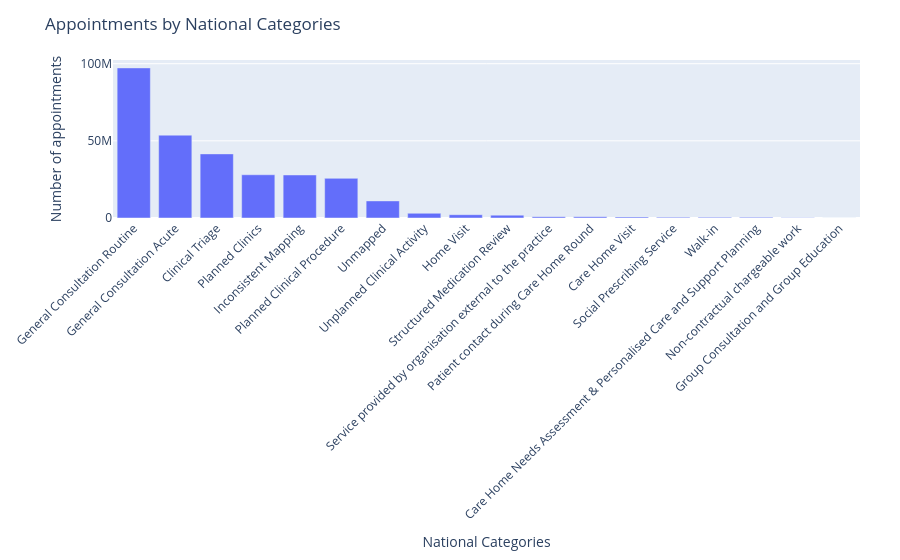

Write notebook code for a chart like this one.
### Code cell
#create a histogram to show the distribution of national categories with highest number of records
#subset with national categories and count of appointments
nc_grouped_nc = nc.groupby('national_category')['count_of_appointments'].sum().reset_index()

# create plotly figure
fig = px.bar( nc_grouped_nc.sort_values(by='count_of_appointments', ascending=False),
    x='national_category',
    y='count_of_appointments',
    title='Appointments by National Categories',
    labels={'national_category':'National Categories',
            'count_of_appointments':'Number of appointments'})

fig.update_layout(xaxis_tickangle=-45,
    height=1000,
    margin=dict(l=40, r=40, t=60, b=120))

### Figure 1 — Plotly figure (JSON) as saved in the notebook; plotly's stock layout.template omitted (floating-point values rounded to 4 significant figures)
{"data": [{"alignmentgroup": "True", "hovertemplate": "National Categories=%{x}<br>Number of appointments=%{y}<extra></extra>", "legendgroup": "", "marker": {"color": "#636efa", "pattern": {"shape": ""}}, "name": "", "offsetgroup": "", "orientation": "v", "showlegend": false, "textposition": "auto", "type": "bar", "x": ["General Consultation Routine", "General Consultation Acute", "Clinical Triage", "Planned Clinics", "Inconsistent Mapping", "Planned Clinical Procedure", "Unmapped", "Unplanned Clinical Activity", "Home Visit", "Structured Medication Review", "Service provided by organisation external to the practice", "Patient contact during Care Home Round", "Care Home Visit", "Social Prescribing Service", "Walk-in", "Care Home Needs Assessment & Personalised Care and Support Planning", "Non-contractual chargeable work", "Group Consultation and Group Education"], "xaxis": "x", "y": [97271522, 53691150, 41546964, 28019748, 27890802, 25702694, 11080810, 3055794, 2144452, 1858379, 852133, 810330, 628279, 475828, 412438, 405904, 138911, 60632], "yaxis": "y"}], "layout": {"autosize": true, "barmode": "relative", "legend": {"tracegroupgap": 0}, "margin": {"b": 120, "l": 40, "r": 40, "t": 60}, "title": {"text": "Appointments by National Categories"}, "xaxis": {"anchor": "y", "autorange": true, "domain": [0, 1], "range": [-0.5, 17.5], "tickangle": -45, "title": {"text": "National Categories"}, "type": "category"}, "yaxis": {"anchor": "x", "autorange": true, "domain": [0, 1], "range": [0, 102400000.0], "title": {"text": "Number of appointments"}, "type": "linear"}}}
